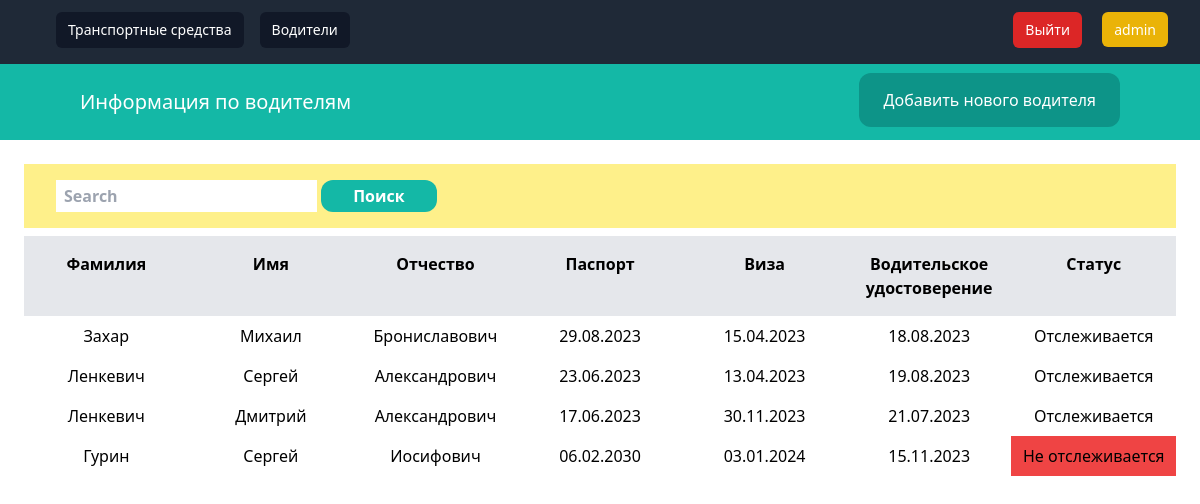
The app's page /drivers/ (signed in), older data.
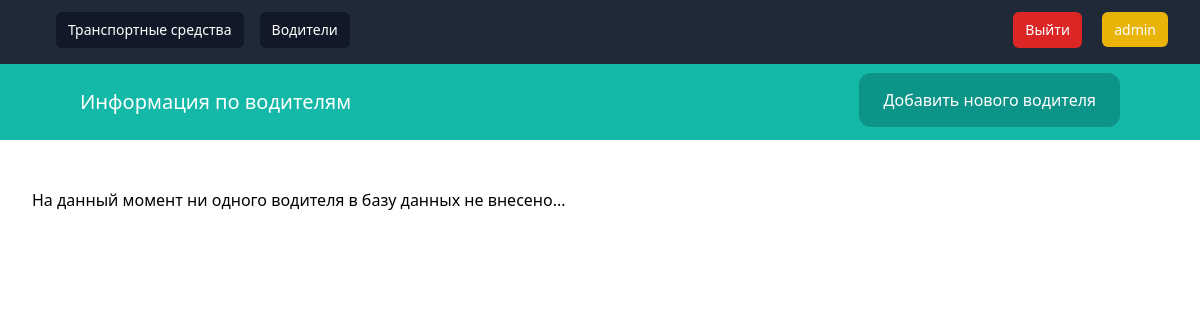
The same page, newer data.
### database/models.py (models this page shows, shortened)
class Driver(models.Model):
    last_name = models.CharField(verbose_name='Фамилия', max_length=20)
    name = models.CharField(verbose_name='Имя', max_length=20)
    middle_name = models.CharField(verbose_name='Отчество', max_length=20)
    passport = models.DateField(verbose_name='Паспорт')
    visa = models.DateField(verbose_name='Виза', blank=True, null=True)
    driver_card = models.DateField(verbose_name='Водительское удостоверение')
    active = models.BooleanField(verbose_name='Отслеживать?', default=True)
    class Meta:
        verbose_name = 'Водитель'
        verbose_name_plural = 'Водители'

### database/views.py (the view)
# urls.py: path('drivers/', drivers, name='drivers'),
@login_required
def drivers(request):
    search_by = request.GET.get('search_by')
    query = request.GET.get('query')
    if query:
        if search_by == "name":
            drivers = Driver.objects.filter(name__icontains=query)
        elif search_by == "last_name":
            drivers = Driver.objects.filter(last_name__icontains=query)
    else:
        drivers = Driver.objects.all()
    return render(request, 'database/drivers/drivers.html', {'drivers': drivers})

### database/templates/database/drivers/drivers.html (shortened to what this page needs)
{% extends 'database/base.html'%}
{% block content %}
<nav class="py-6 px-20 flex justify-between bg-teal-500">
    <a href="{% url 'drivers' %}" class="text-white text-xl">Информация по водителям</a>
    <div class="space-x-4">
        <a href="{% url 'add_driver' %}" class="py-4 px-6 bg-teal-600 rounded-xl text-white">Добавить нового
            водителя</a>
    </div>
</nav>
<div class="mb-4 py-6 px-6">
    {% if drivers %}
    <div class="flex justify-between">
        <form class="form-inline py-4 px-8 bg-yellow-200 font-semibold w-full" action="{% url 'drivers' %}">
            <input class="form-control py-1 px-2" type="search" placeholder="Search" aria-label="Search" name="query">
            <button class="btn btn-success py-1 px-8 bg-teal-500 text-white rounded-xl" type="submit">Поиск</button>
        </form>
    </div>
    <div class="mt-2 flex justify-between">
        <p class="py-4 text-center bg-gray-200 font-semibold w-full">Фамилия</p>
        <p class="py-4 text-center bg-gray-200 font-semibold w-full">Имя</p>
        <p class="py-4 text-center bg-gray-200 font-semibold w-full">Отчество</p>
        <p class="py-4 text-center bg-gray-200 font-semibold w-full">Паспорт</p>
        <p class="py-4 text-center bg-gray-200 font-semibold w-full">Виза</p>
        <p class="py-4 text-center bg-gray-200 font-semibold w-full">Водительское удостоверение</p>
        <p class="py-4 text-center bg-gray-200 font-semibold w-full">Статус</p>
    </div>
    {% for driver in drivers %}
    <div class="flex justify-between">
        <p class="py-2 text-center w-full">
            <a href="{% url 'driver_info' driver.id %}"> {{ driver.last_name }} </a>
        </p>
        <p class="py-2 text-center w-full">{{ driver.name }}</p>
        <p class="py-2 text-center w-full">{{ driver.middle_name }}</p>
        <p class="py-2 text-center w-full">{{ driver.passport|date:"d.m.Y" }}</p>
        <p class="py-2 text-center w-full">{{ driver.visa|date:"d.m.Y" }}</p>
        <p class="py-2 text-center w-full">{{ driver.driver_card|date:"d.m.Y" }}</p>
        {% if driver.active == True %}
        <p class="py-2 text-center w-full">Отслеживается</p>
        {% else %}
        <p class="py-2 text-center bg-red-500 w-full">Не отслеживается</p>
        {% endif %}
    </div>
    {% endfor %}
    {% else %}
    <p class="mt-6 px-2">На данный момент ни одного водителя в базу данных не внесено...</p>
    {% endif %}
</div>
{% endblock %}

### database/templates/database/base.html (shortened to what this page needs)
<!doctype html>
{% load static %}
<html>
<head>
    <script src="https://cdn.tailwindcss.com"></script>
</head>
<body>
<nav class="bg-gray-800">
    <div class="mx-auto max-w-7xl px-2 sm:px-6 lg:px-8">
        <div class="py-3 relative flex h-16 justify-between">
            <div class="flex flex-1 items-center justify-center sm:items-stretch sm:justify-start">
                <div class="hidden sm:ml-6 sm:block">
                    <div class="flex space-x-4">
                        <a href="{% url 'cars' %}"
                           class="bg-gray-900 text-white rounded-md px-3 py-2 text-sm font-medium">Транспортные
                            средства</a>
                        <a href="{% url 'drivers' %}"
                           class="bg-gray-900 text-white rounded-md px-3 py-2 text-sm font-medium">Водители</a>
                    </div>
                </div>
            </div>
            <div class="space-x-4">
                <button class="bg-red-600 text-white rounded-md px-3 py-2 text-sm font-medium"
                        onclick="location.href='{% url 'logout' %}?next=/'">Выйти
                </button>
                <a class="bg-yellow-500 text-white rounded-md px-3 py-2 text-sm font-medium">{{ user.username }}</a>
            </div>
        </div>
    </div>
</nav>
{% block content %}
{% endblock %}
</body>
</html>

Row changes from the older to the newer data that the page shows:
removed Driver: last_name "Захар", name "Михаил", middle_name "Брониславович", passport "29.08.2023", visa "15.04.2023", driver_card "18.08.2023", active "Отслеживается"
removed Driver: last_name "Ленкевич", name "Сергей", middle_name "Александрович", passport "23.06.2023", visa "13.04.2023", driver_card "19.08.2023", active "Отслеживается"
removed Driver: last_name "Ленкевич", name "Дмитрий", middle_name "Александрович", passport "17.06.2023", visa "30.11.2023", driver_card "21.07.2023", active "Отслеживается"
removed Driver: last_name "Гурин", name "Сергей", middle_name "Иосифович", passport "06.02.2030", visa "03.01.2024", driver_card "15.11.2023", active "Не отслеживается"
Text that changed along with them:
text no longer shown: "Поиск Фамилия Имя Отчество Паспорт Виза Водительское удостоверение Статус"
text now shown: "На данный момент ни одного водителя в базу данных не внесено..."
